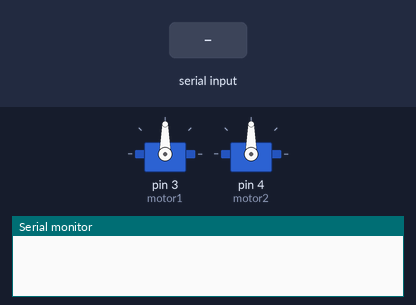
A sketch run on a simulated Arduino Uno, built with avr-gcc and run on an emulated ATmega328P. On the bench: 2 × servo, the last lines printed to the serial monitor. The test bench sets the inputs (shaded band).

Above: at 1.2 s.
1.3 s: "30,150\n" received over Serial
At 1.7 s:
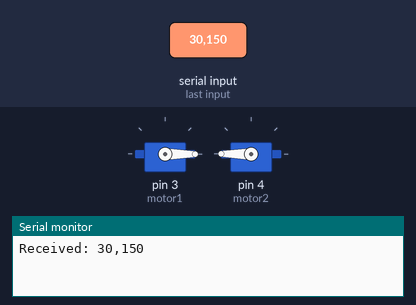
Timing chart, 0 to 4.3 s (numbered marks = the images above; inputs shaded):
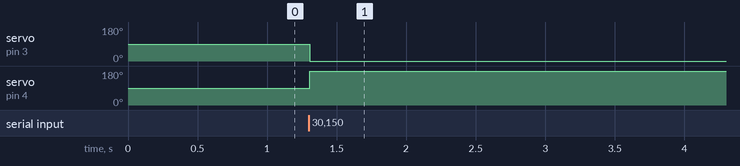

Measured:
- after the input at 1.3 s, servo on pin 3 (motor1): 90° → 0° at once; servo on pin 4 (motor2): 90° → 180° at once

The sketch:

servo.ino
```cpp
#include <Servo.h>
#include <stdlib.h>

Servo servo1;
Servo servo2;

int motor1 = 3; //left
int motor2 = 4; //right

String input_data = ""; // 입력 데이터를 저장할 문자열

void setup() {
  // 서보 모터와 시리얼 초기화
  Serial.begin(9600);
  servo1.attach(motor1);
  servo2.attach(motor2);
}

void loop() {
  // 시리얼 데이터가 있는지 확인
  while (Serial.available()) {
    char incomingByte = Serial.read(); // 한 문자씩 읽기

    // 줄바꿈 문자가 들어오면 전체 문자열 처리
    if (incomingByte == '\n') {
      if (input_data.length() == 6) {
        // 첫 3자리와 마지막 3자리를 분리
        String left_str = input_data.substring(0, 3);
        String right_str = input_data.substring(3, 6);

        // 문자열을 정수로 변환
        int left_angle = left_str.toInt();
        int right_angle = right_str.toInt();

        // 각도 계산 (이전 코드 유지)
        if (left_angle < 90) {
          left_angle = 0;
        }
        else if (left_angle >= 90 && left_angle < 270) {
          left_angle = left_angle - 90;
        }
        else {
          left_angle = 80;
        }

        if (right_angle < 90) {
          right_angle = 90 - right_angle;
        }
        else if (right_angle >= 90 && right_angle < 180) {
          right_angle = 0;
        }
        else if (right_angle >= 180 && right_angle < 270) {
          right_angle = 180;
        }
        else {
          right_angle = 450 - right_angle;
        }

        // 각도를 서보 모터로 전달
        servo1.write(left_angle);
        servo2.write(abs(180 - right_angle));

        // 디버깅을 위한 출력
        Serial.println("Received: " + input_data);
      }
      // 다음 입력을 위해 초기화
      input_data = "";
    }
    else {
      input_data += incomingByte; // 줄바꿈 문자가 아니라면 문자열에 추가
    }
  }
}
```
